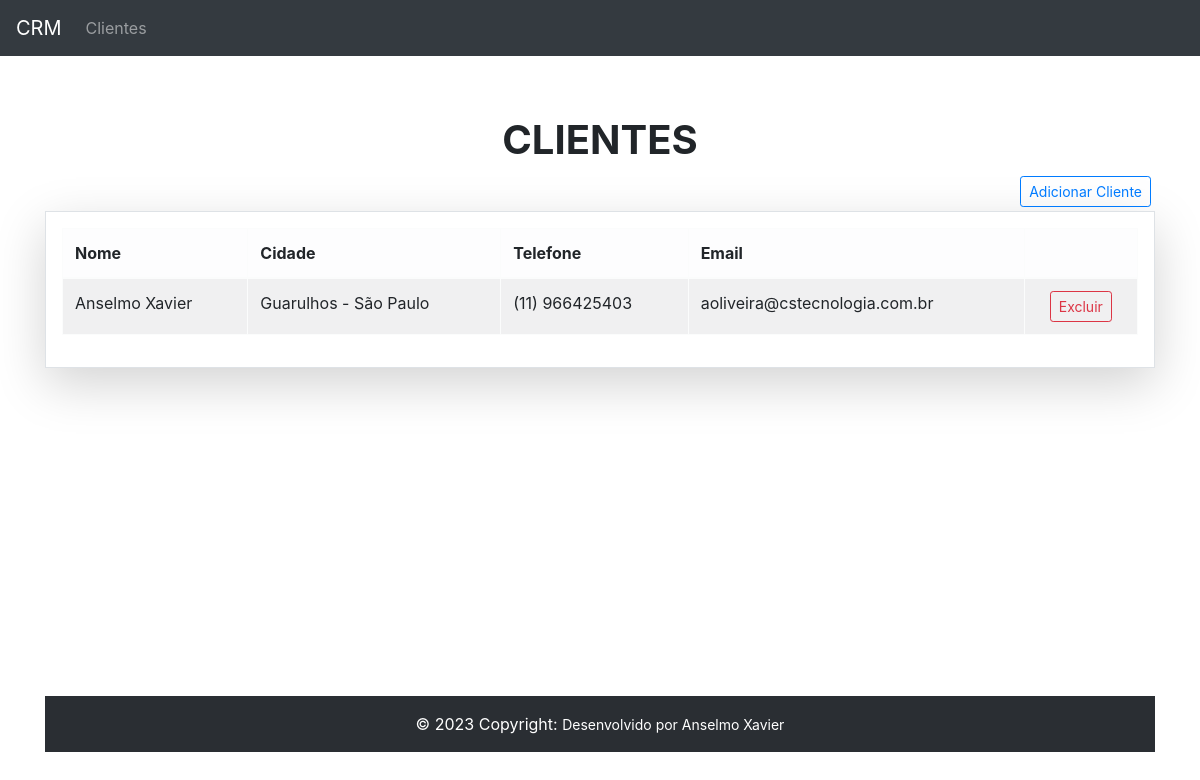
The page /customer/list/ on the database as committed earlier.
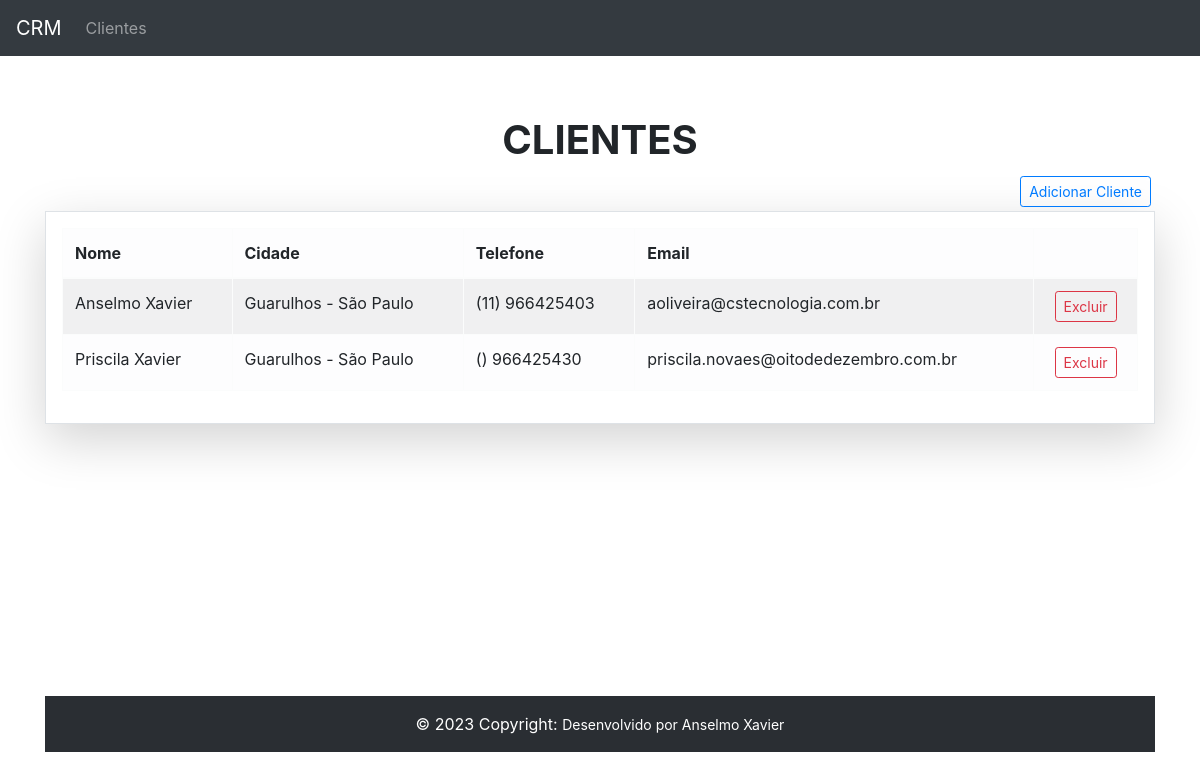
The same page on the database as committed later.
### customer/models.py (models this page shows, shortened)
class Customer(models.Model):
    first_name = models.CharField( max_length=30)
    last_name = models.CharField( max_length=50)
    email = models.EmailField()
    bird_date = models.DateField()
    area_code = models.CharField(max_length=3)
    phone_number = models.CharField(max_length=9)
    country = models.CharField(max_length=30)
    state = models.CharField(max_length=30)
    city = models.CharField(max_length=30)
    create_date = models.DateTimeField(auto_now_add=True)
    update_date = models.DateTimeField(auto_now=True)
    active = models.BooleanField(default=True)
    def get_full_phone_number(self):
        return f'({self.area_code}) {self.phone_number}'
    def get_full_name(self):
        return f'{self.first_name} {self.last_name}'
    def get_full_city(self):
        return f'{self.city} - {self.state}'
    class Meta:
        db_table = "customer"

### customer/views.py (the view)
# urls.py: path('list/', ListCustomer.as_view(), name='list'),
class ListCustomer(ListView):
    template_name = "customer/customer_list.html"
    model = Customer
    queryset = Customer.objects.all()
    context_object_name = 'customers'

### customer/templates/customer/customer_list.html
{% extends "model-page.html" %}
{% block content %}
  <h1 class='text-center'><strong>CLIENTES</strong></h1>
  <div class="d-grid gap-3 p-1 d-md-flex justify-content-md-end ">
  <a href='{% url "customer:create" %}'>
  <button class="btn btn-outline-primary btn-sm " type="button">Adicionar Cliente</button>
  </a>
</div>
<div class="shadow-lg p-3 mb-5 border">
<table class="table table-light table-striped table-hove table-bordered border-dark">
  <thead>
    <tr>
      <th scope="col">Nome</th>
      <th scope="col">Cidade</th>
      <th scope="col">Telefone</th>
      <th scope="col">Email</th>
      <th scope="col"></th>
    </tr>
  </thead>
  <tbody>
   {% for customer in customers %}
    <tr>
      <td>{{ customer.get_full_name}}</td>
      <td>{{ customer.get_full_city}}</td>
      <td>{{ customer.get_full_phone_number}}</td>
      <td >{{ customer.email}}</td>
      <td class='text-center'><button type="button" class="btn btn-sm btn-outline-danger">Excluir</button></td>
    </tr>
    {% endfor %}
  </tbody>
</table>
</div>
{% endblock  %}

### core/templates/model-page.html (shortened to what this page needs)
<!DOCTYPE html>
<html lang="en">
  <head>
    <link rel="stylesheet" href="https://cdn.jsdelivr.net/npm/bootstrap@4.6.2/dist/css/bootstrap.min.css">
  </head>
  <body class='d-flex flex-column'>
    <header> {% include "model-header.html" %} </header>
    <main class="content" style= "margin-top:5%">
      <div class ="container">
  {% block content  %}{% endblock  %}
      </div>
    </main>
  {% include "model-footer.html" %}
  </body>
</html>

### core/templates/model-header.html
<nav class="navbar navbar-expand-sm bg-dark navbar-dark text-white">
    <a class="navbar-brand" href="#">CRM</a>
      <ul class="navbar-nav mr-auto">
        <li class="nav-item">
          <a class="nav-link" href="{% url "customer:list" %}">Clientes</a>
        </li>
      </ul>
</nav>

### core/templates/model-footer.html
<div class="container my-5">
<footer class="bg-dark text-center text-lg-start text-white">
<div class="text-center p-3" style="background-color: rgba(0, 0, 0, 0.2)">
  © 2023 Copyright:
  <small class="text-white" >Desenvolvido por Anselmo Xavier </small>
</div>
</footer>
</div>

### core/templates/model-page.html (style rules this page uses)
html,body { height:100%; }
main { flex: 1 0 auto; }
footer { flex-shrink:none; margin-top:2em; }

Rows that differ between the two databases and show on the page:
added Customer: get_full_name "Priscila Xavier", get_full_city "Guarulhos - São Paulo", get_full_phone_number "() 966425430", email "priscila.novaes@oitodedezembro.com.br"
